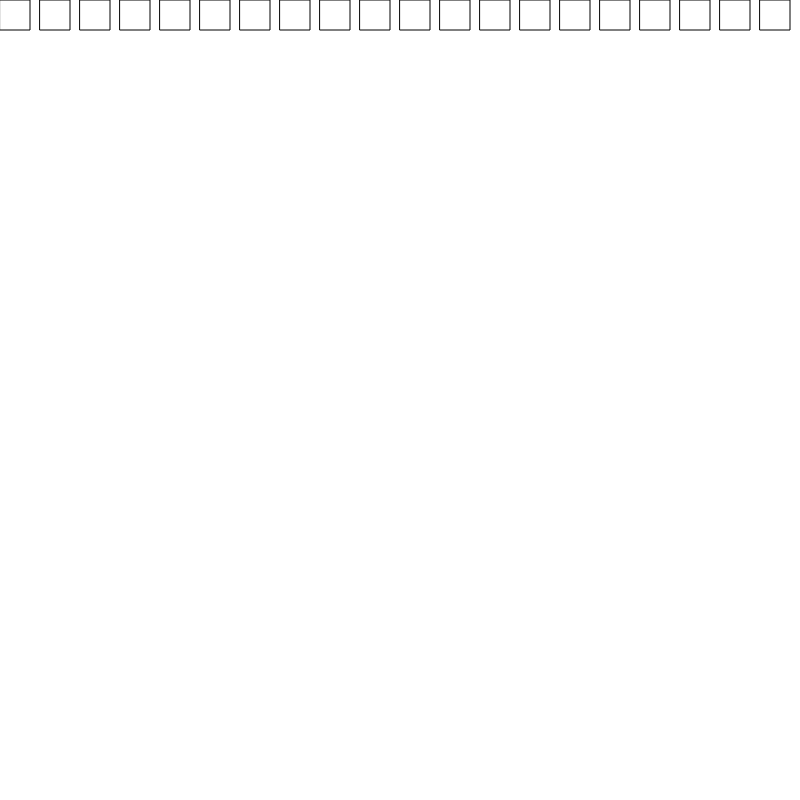
Frame 1 (no input)
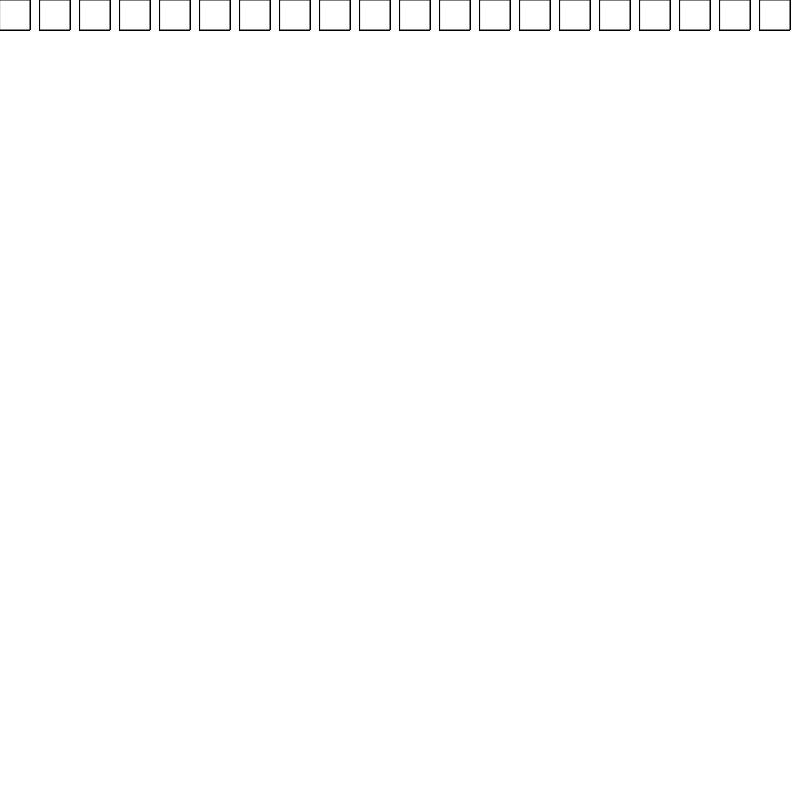
Frame 60 (no input)
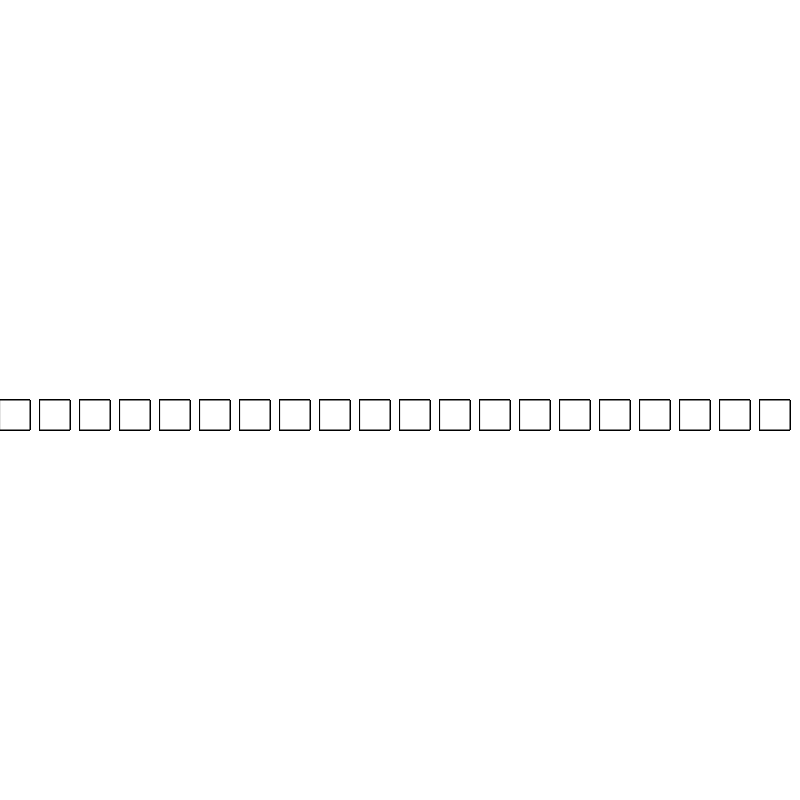
Frame 120 (the mouse pressed at the canvas centre since frame 60)

The p5.js sketch that drew these frames (run headless with seeded random() and noise() and a simulated clock; from frame 60 on, the mouse is pressed at the canvas centre):

// p5.js sketch
// ── sketch.js
function setup() {
  createCanvas(800,800);
}

function draw() {
  var posY = mouseY;
  for(var posX = 0; posX < width; posX = posX + 40){
    rect(posX, posY, 30,30);
  }
}

function mousePressed(){
  background(255);
}
